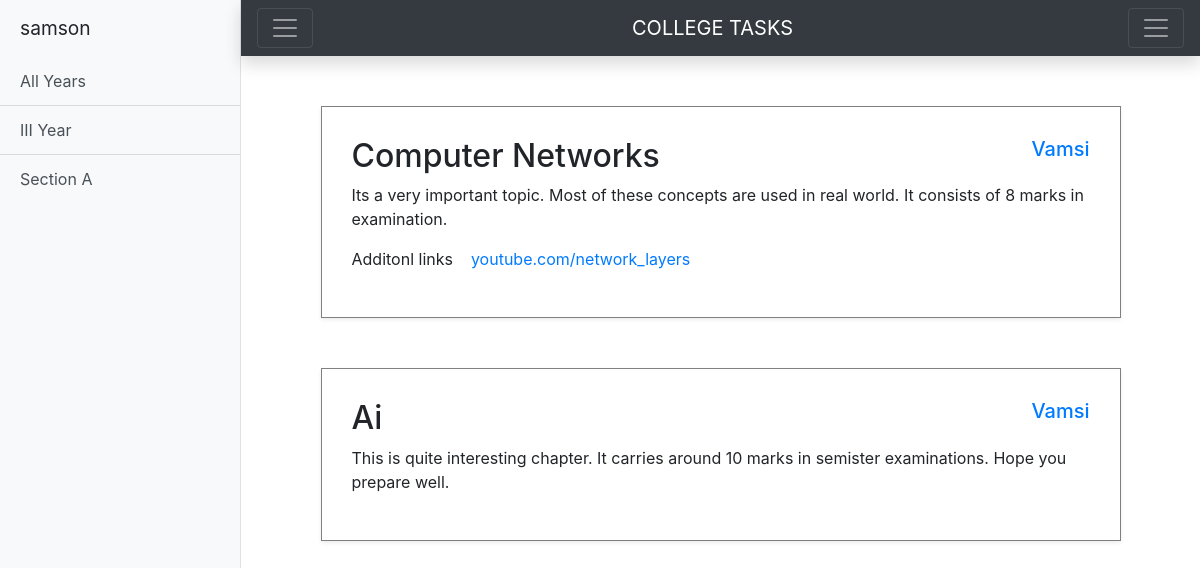
Page /viewPosts (signed in) on the committed database.
### myapp/models.py (models this page shows, shortened)
class Post(models.Model):
	subject = models.CharField(max_length = 25)
	topic = models.CharField(max_length = 25)
	description = models.TextField(max_length = 250)
	author = models.CharField(max_length = 25)
	links = models.CharField(max_length = 300, blank = True)
	branch = models.CharField(max_length = 20, choices = branches, default = 'GlOBAL', blank = True)
	year = models.CharField(max_length = 20, choices = yearChoices, default = 'All Years', blank = True)
	sections = models.CharField(max_length = 20, choices = sectionChoices, default = 'All Years', blank = True)

### myapp/views.py (the view)
# urls.py: path('viewPosts', views.viewPosts, name = "viewPosts"),
@login_required(login_url='/login/')
def viewPosts(request):
	postObj = Post.objects.all()
	print(postObj.values())
	return render(request, 'files/Posts.html', {'PostData' : postObj})

### myapp/Templates/Files/Posts.html (shortened to what this page needs)
<!DOCTYPE html>
<html lang="en">
<head>
    <link rel="stylesheet" href="https://stackpath.bootstrapcdn.com/bootstrap/4.5.0/css/bootstrap.min.css">
    <link rel="stylesheet" href="path/to/font-awesome/css/font-awesome.min.css">
</head>
<body>
    <div class="d-flex" id="wrapper">
        <div class="bg-light border-right" id="sidebar-wrapper">
            <div class="sidebar-heading">{{ request.user }}</div>
            <div class="list-group list-group-flush">
                <a href="#" class="list-group-item list-group-item-action bg-light">All Years</a>
                <a href="#" class="list-group-item list-group-item-action bg-light">III Year</a>
                <a href="#" class="list-group-item list-group-item-action bg-light">Section A</a>
            </div>
        </div>
        <div id="page-content-wrapper">
            <nav class="navbar navbar-dark bg-dark shadow">
                <button class="navbar-toggler" id="menu-toggle" aria-expanded="false"><span class="navbar-toggler-icon"></span></button>
                    <a class="navbar-brand" href="#">COLLEGE TASKS</a>
                    <button class="navbar-toggler" type="button" data-toggle="collapse" data-target="#navbarSupportedContent" aria-controls="navbarSupportedContent" aria-expanded="false" aria-label="Toggle navigation">
                    <span class="navbar-toggler-icon"></span>
                    </button>
            </nav>
            <div class="container">
                {% for data in PostData %}
                    <div class="container box shadow-sm">
                        <div class="row">
                            <div class="col">
                                <h2>{{ data.subject }}</h2>
                            </div>
                            <div class="col ml-auto">
                                <h5 style="text-align: end;"><a href="#"> {{ data.author }}</a></h5>
                            </div>
                        </div>
                        {% if data.description %}
                            <div class="row">
                                <div class="col">
                                    <p>{{ data.description }}</p>
                                </div>
                            </div>
                        {% endif %}
                        {% if data.links %}
                            <div class="row">
                                <div class="col">
                                    <p>Additonl links  &nbsp &nbsp<a href="{{ links }}">{{ data.links }}</a></p>
                                </div>
                            </div>
                        {% endif %}
                    </div>
                {% endfor %}
            </div>
        </div>
    </div>
</body>
</html>

### myapp/Templates/Files/Posts.html (style rules this page uses)
#wrapper { overflow-x: hidden; }
#sidebar-wrapper { min-height: 100vh; margin-left: -15rem; -webkit-transition: margin .25s ease-out; -moz-transition: margin .25s ease-out; -o-transition: margin .25s ease-out; transition: margin .25s ease-out; }
#sidebar-wrapper .sidebar-heading { padding: 0.875rem 1.25rem; font-size: 1.2rem; }
#sidebar-wrapper .list-group { width: 15rem; }
#page-content-wrapper { min-width: 100vw; }
@media (min-width: 768px) { #sidebar-wrapper { margin-left: 0; } }
@media (min-width: 768px) { #page-content-wrapper { min-width: 0; width: 100%; } }
.box { border: 1px solid grey; max-width: 800px; margin-top: 50px; margin-bottom: 50px; padding: 30px; }

### rows in the picture
Post: subject "Computer Networks", author "Vamsi", description "Its a very important topic. Most of these concepts are used in real world. It consists of 8 marks in examination.", links "youtube.com/network_layers"
Post: subject "Ai", author "Vamsi", description "This is quite interesting chapter. It carries around 10 marks in semister examinations. Hope you prepare well."

### other values in the picture
{{ request.user }} "samson"
